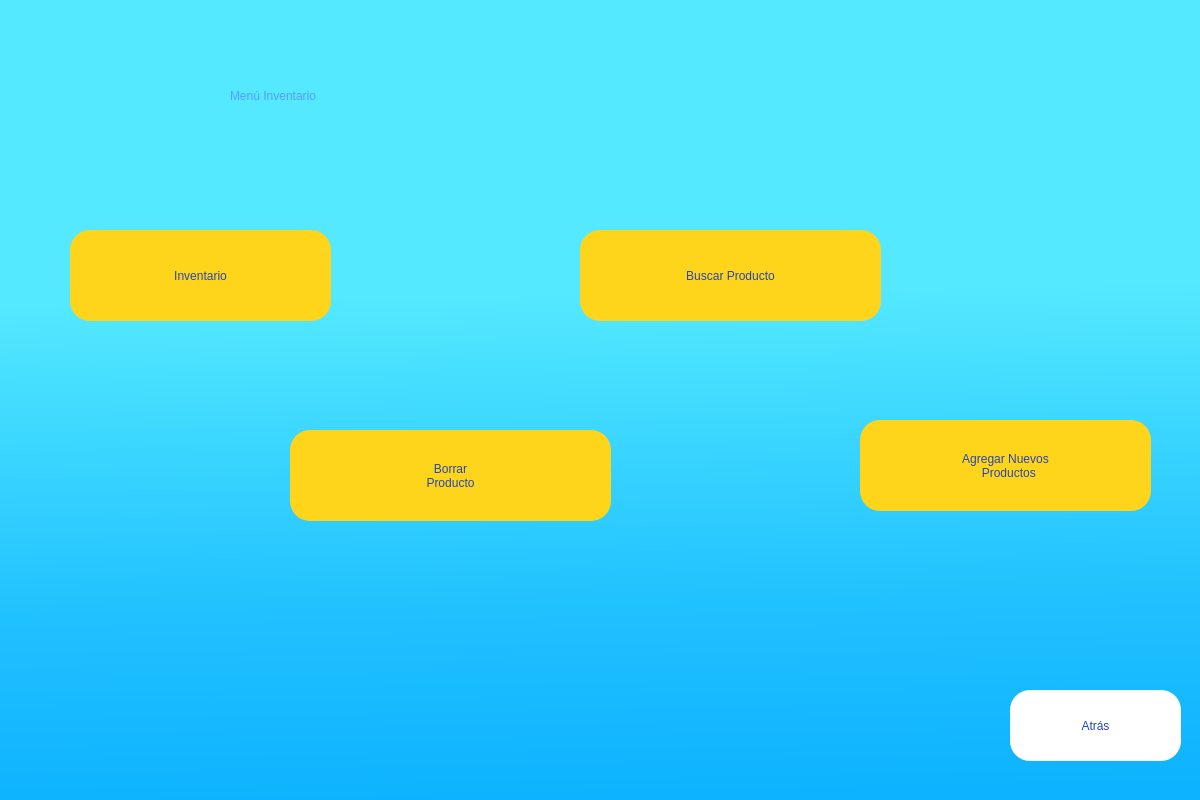
<?xml version="1.0" encoding="UTF-8"?>
<ui version="4.0">
 <class>Dialog</class>
 <widget class="QDialog" name="Dialog">
  <property name="geometry">
   <rect>
    <x>0</x>
    <y>0</y>
    <width>1200</width>
    <height>800</height>
   </rect>
  </property>
  <property name="windowTitle">
   <string>Dialog</string>
  </property>
  <widget class="QWidget" name="bgwidget" native="true">
   <property name="geometry">
    <rect>
     <x>0</x>
     <y>0</y>
     <width>1200</width>
     <height>800</height>
    </rect>
   </property>
   <property name="styleSheet">
    <string notr="true">QWidget#bgwidget{
background-color: qlineargradient(spread:pad, x1:0.2441, y1:0.318, x2:0.263682, y2:1, stop:0.079602 rgba(84, 233, 255, 255), stop:0.636816 rgba(33, 194, 255, 255), stop:1 rgba(14, 179, 255, 255));}</string>
   </property>
   <widget class="QPushButton" name="buscarBoton">
    <property name="enabled">
     <bool>true</bool>
    </property>
    <property name="geometry">
     <rect>
      <x>580</x>
      <y>230</y>
      <width>301</width>
      <height>91</height>
     </rect>
    </property>
    <property name="styleSheet">
     <string notr="true">border-radius:20px;
background-color: rgb(254, 213, 27);
font: 20pt &quot;MS Shell Dlg 2&quot;;
color: rgb(37, 70, 180);

</string>
    </property>
    <property name="text">
     <string>Buscar Producto</string>
    </property>
   </widget>
   <widget class="QPushButton" name="inventarioBtn">
    <property name="enabled">
     <bool>true</bool>
    </property>
    <property name="geometry">
     <rect>
      <x>70</x>
      <y>230</y>
      <width>261</width>
      <height>91</height>
     </rect>
    </property>
    <property name="styleSheet">
     <string notr="true">border-radius:20px;
background-color: rgb(254, 213, 27);
font: 20pt &quot;MS Shell Dlg 2&quot;;
color: rgb(37, 70, 180);

</string>
    </property>
    <property name="text">
     <string>Inventario</string>
    </property>
   </widget>
   <widget class="QPushButton" name="agregarBoton">
    <property name="enabled">
     <bool>true</bool>
    </property>
    <property name="geometry">
     <rect>
      <x>860</x>
      <y>420</y>
      <width>291</width>
      <height>91</height>
     </rect>
    </property>
    <property name="styleSheet">
     <string notr="true">
text-align: center;
border-radius:20px;
background-color: rgb(254, 213, 27);
font: 20pt &quot;MS Shell Dlg 2&quot;;
color: rgb(37, 70, 180);
</string>
    </property>
    <property name="text">
     <string>Agregar Nuevos 
  Productos</string>
    </property>
   </widget>
   <widget class="QPushButton" name="borrarBoton">
    <property name="enabled">
     <bool>true</bool>
    </property>
    <property name="geometry">
     <rect>
      <x>290</x>
      <y>430</y>
      <width>321</width>
      <height>91</height>
     </rect>
    </property>
    <property name="styleSheet">
     <string notr="true">
text-align: center;
border-radius:20px;
background-color: rgb(254, 213, 27);
font: 20pt &quot;MS Shell Dlg 2&quot;;
color: rgb(37, 70, 180);
</string>
    </property>
    <property name="text">
     <string>Borrar 
Producto</string>
    </property>
   </widget>
   <widget class="QLabel" name="label">
    <property name="geometry">
     <rect>
      <x>230</x>
      <y>40</y>
      <width>721</width>
      <height>111</height>
     </rect>
    </property>
    <property name="styleSheet">
     <string notr="true">font: 63 italic 48pt &quot;Cascadia Mono SemiBold&quot;;
color: rgb(84, 158, 255);
</string>
    </property>
    <property name="text">
     <string>Menú Inventario</string>
    </property>
   </widget>
   <widget class="QPushButton" name="atrasBoton">
    <property name="enabled">
     <bool>true</bool>
    </property>
    <property name="geometry">
     <rect>
      <x>1010</x>
      <y>690</y>
      <width>171</width>
      <height>71</height>
     </rect>
    </property>
    <property name="styleSheet">
     <string notr="true">text-align: center;
border-radius:20px;
background-color: rgb(255, 255, 255);

font: 15pt &quot;MS Shell Dlg 2&quot;;
color: rgb(37, 70, 180);

</string>
    </property>
    <property name="text">
     <string>Atrás</string>
    </property>
   </widget>
  </widget>
 </widget>
 <resources/>
 <connections/>
</ui>
